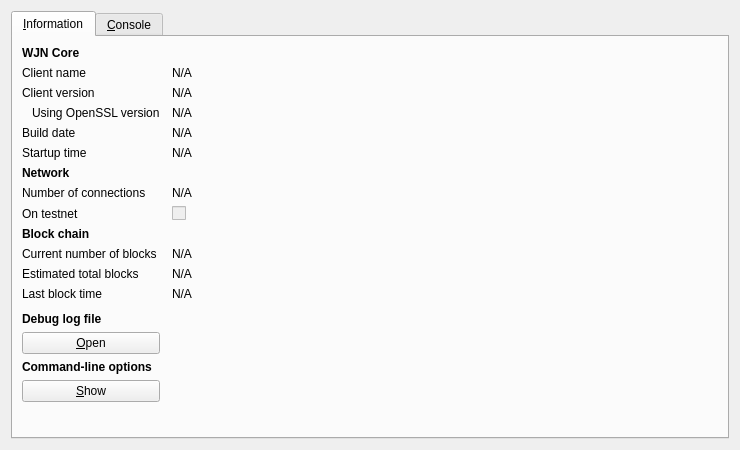
<?xml version="1.0" encoding="UTF-8"?>
<ui version="4.0">
 <class>RPCConsole</class>
 <widget class="QDialog" name="RPCConsole">
  <property name="geometry">
   <rect>
    <x>0</x>
    <y>0</y>
    <width>740</width>
    <height>450</height>
   </rect>
  </property>
  <property name="windowTitle">
   <string>WJN - Debug window</string>
  </property>
  <layout class="QVBoxLayout" name="verticalLayout_2">
   <item>
    <widget class="QTabWidget" name="tabWidget">
     <property name="currentIndex">
      <number>0</number>
     </property>
     <widget class="QWidget" name="tab_info">
      <attribute name="title">
       <string>&amp;Information</string>
      </attribute>
      <layout class="QGridLayout" name="gridLayout" columnstretch="0,1">
       <property name="horizontalSpacing">
        <number>12</number>
       </property>
       <item row="0" column="0">
        <widget class="QLabel" name="label_9">
         <property name="font">
          <font>
           <weight>75</weight>
           <bold>true</bold>
          </font>
         </property>
         <property name="text">
          <string>WJN Core</string>
         </property>
        </widget>
       </item>
       <item row="1" column="0">
        <widget class="QLabel" name="label_5">
         <property name="text">
          <string>Client name</string>
         </property>
        </widget>
       </item>
       <item row="1" column="1">
        <widget class="QLabel" name="clientName">
         <property name="cursor">
          <cursorShape>IBeamCursor</cursorShape>
         </property>
         <property name="text">
          <string>N/A</string>
         </property>
         <property name="textFormat">
          <enum>Qt::PlainText</enum>
         </property>
         <property name="textInteractionFlags">
          <set>Qt::LinksAccessibleByMouse|Qt::TextSelectableByKeyboard|Qt::TextSelectableByMouse</set>
         </property>
        </widget>
       </item>
       <item row="2" column="0">
        <widget class="QLabel" name="label_6">
         <property name="text">
          <string>Client version</string>
         </property>
        </widget>
       </item>
       <item row="2" column="1">
        <widget class="QLabel" name="clientVersion">
         <property name="cursor">
          <cursorShape>IBeamCursor</cursorShape>
         </property>
         <property name="text">
          <string>N/A</string>
         </property>
         <property name="textFormat">
          <enum>Qt::PlainText</enum>
         </property>
         <property name="textInteractionFlags">
          <set>Qt::LinksAccessibleByMouse|Qt::TextSelectableByKeyboard|Qt::TextSelectableByMouse</set>
         </property>
        </widget>
       </item>
       <item row="3" column="0">
        <widget class="QLabel" name="label_14">
         <property name="text">
          <string>Using OpenSSL version</string>
         </property>
         <property name="indent">
          <number>10</number>
         </property>
        </widget>
       </item>
       <item row="3" column="1">
        <widget class="QLabel" name="openSSLVersion">
         <property name="cursor">
          <cursorShape>IBeamCursor</cursorShape>
         </property>
         <property name="text">
          <string>N/A</string>
         </property>
         <property name="textFormat">
          <enum>Qt::PlainText</enum>
         </property>
         <property name="textInteractionFlags">
          <set>Qt::LinksAccessibleByMouse|Qt::TextSelectableByKeyboard|Qt::TextSelectableByMouse</set>
         </property>
        </widget>
       </item>
       <item row="4" column="0">
        <widget class="QLabel" name="label_12">
         <property name="text">
          <string>Build date</string>
         </property>
        </widget>
       </item>
       <item row="4" column="1">
        <widget class="QLabel" name="buildDate">
         <property name="cursor">
          <cursorShape>IBeamCursor</cursorShape>
         </property>
         <property name="text">
          <string>N/A</string>
         </property>
         <property name="textFormat">
          <enum>Qt::PlainText</enum>
         </property>
         <property name="textInteractionFlags">
          <set>Qt::LinksAccessibleByMouse|Qt::TextSelectableByKeyboard|Qt::TextSelectableByMouse</set>
         </property>
        </widget>
       </item>
       <item row="5" column="0">
        <widget class="QLabel" name="label_13">
         <property name="text">
          <string>Startup time</string>
         </property>
        </widget>
       </item>
       <item row="5" column="1">
        <widget class="QLabel" name="startupTime">
         <property name="cursor">
          <cursorShape>IBeamCursor</cursorShape>
         </property>
         <property name="text">
          <string>N/A</string>
         </property>
         <property name="textFormat">
          <enum>Qt::PlainText</enum>
         </property>
         <property name="textInteractionFlags">
          <set>Qt::LinksAccessibleByMouse|Qt::TextSelectableByKeyboard|Qt::TextSelectableByMouse</set>
         </property>
        </widget>
       </item>
       <item row="6" column="0">
        <widget class="QLabel" name="label_11">
         <property name="font">
          <font>
           <weight>75</weight>
           <bold>true</bold>
          </font>
         </property>
         <property name="text">
          <string>Network</string>
         </property>
        </widget>
       </item>
       <item row="7" column="0">
        <widget class="QLabel" name="label_7">
         <property name="text">
          <string>Number of connections</string>
         </property>
        </widget>
       </item>
       <item row="7" column="1">
        <widget class="QLabel" name="numberOfConnections">
         <property name="cursor">
          <cursorShape>IBeamCursor</cursorShape>
         </property>
         <property name="text">
          <string>N/A</string>
         </property>
         <property name="textFormat">
          <enum>Qt::PlainText</enum>
         </property>
         <property name="textInteractionFlags">
          <set>Qt::LinksAccessibleByMouse|Qt::TextSelectableByKeyboard|Qt::TextSelectableByMouse</set>
         </property>
        </widget>
       </item>
       <item row="8" column="0">
        <widget class="QLabel" name="label_8">
         <property name="text">
          <string>On testnet</string>
         </property>
        </widget>
       </item>
       <item row="8" column="1">
        <widget class="QCheckBox" name="isTestNet">
         <property name="enabled">
          <bool>false</bool>
         </property>
         <property name="text">
          <string/>
         </property>
        </widget>
       </item>
       <item row="9" column="0">
        <widget class="QLabel" name="label_10">
         <property name="font">
          <font>
           <weight>75</weight>
           <bold>true</bold>
          </font>
         </property>
         <property name="text">
          <string>Block chain</string>
         </property>
        </widget>
       </item>
       <item row="10" column="0">
        <widget class="QLabel" name="label_3">
         <property name="text">
          <string>Current number of blocks</string>
         </property>
        </widget>
       </item>
       <item row="10" column="1">
        <widget class="QLabel" name="numberOfBlocks">
         <property name="cursor">
          <cursorShape>IBeamCursor</cursorShape>
         </property>
         <property name="text">
          <string>N/A</string>
         </property>
         <property name="textFormat">
          <enum>Qt::PlainText</enum>
         </property>
         <property name="textInteractionFlags">
          <set>Qt::LinksAccessibleByMouse|Qt::TextSelectableByKeyboard|Qt::TextSelectableByMouse</set>
         </property>
        </widget>
       </item>
       <item row="11" column="0">
        <widget class="QLabel" name="label_4">
         <property name="text">
          <string>Estimated total blocks</string>
         </property>
        </widget>
       </item>
       <item row="11" column="1">
        <widget class="QLabel" name="totalBlocks">
         <property name="cursor">
          <cursorShape>IBeamCursor</cursorShape>
         </property>
         <property name="text">
          <string>N/A</string>
         </property>
         <property name="textFormat">
          <enum>Qt::PlainText</enum>
         </property>
         <property name="textInteractionFlags">
          <set>Qt::LinksAccessibleByMouse|Qt::TextSelectableByKeyboard|Qt::TextSelectableByMouse</set>
         </property>
        </widget>
       </item>
       <item row="12" column="0">
        <widget class="QLabel" name="label_2">
         <property name="text">
          <string>Last block time</string>
         </property>
        </widget>
       </item>
       <item row="12" column="1">
        <widget class="QLabel" name="lastBlockTime">
         <property name="cursor">
          <cursorShape>IBeamCursor</cursorShape>
         </property>
         <property name="text">
          <string>N/A</string>
         </property>
         <property name="textFormat">
          <enum>Qt::PlainText</enum>
         </property>
         <property name="textInteractionFlags">
          <set>Qt::LinksAccessibleByMouse|Qt::TextSelectableByKeyboard|Qt::TextSelectableByMouse</set>
         </property>
        </widget>
       </item>
       <item row="13" column="0">
        <spacer name="verticalSpacer_2">
         <property name="orientation">
          <enum>Qt::Vertical</enum>
         </property>
         <property name="sizeHint" stdset="0">
          <size>
           <width>20</width>
           <height>20</height>
          </size>
         </property>
        </spacer>
       </item>
       <item row="14" column="0">
        <widget class="QLabel" name="labelDebugLogfile">
         <property name="font">
          <font>
           <weight>75</weight>
           <bold>true</bold>
          </font>
         </property>
         <property name="text">
          <string>Debug log file</string>
         </property>
        </widget>
       </item>
       <item row="15" column="0">
        <widget class="QPushButton" name="openDebugLogfileButton">
         <property name="toolTip">
          <string>Open the WJN debug log file from the current data directory. This can take a few seconds for large log files.</string>
         </property>
         <property name="text">
          <string>&amp;Open</string>
         </property>
         <property name="autoDefault">
          <bool>false</bool>
         </property>
        </widget>
       </item>
       <item row="16" column="0">
        <widget class="QLabel" name="labelCLOptions">
         <property name="font">
          <font>
           <weight>75</weight>
           <bold>true</bold>
          </font>
         </property>
         <property name="text">
          <string>Command-line options</string>
         </property>
        </widget>
       </item>
       <item row="17" column="0">
        <widget class="QPushButton" name="showCLOptionsButton">
         <property name="toolTip">
          <string>Show the WJN-Qt help message to get a list with possible WJN command-line options.</string>
         </property>
         <property name="text">
          <string>&amp;Show</string>
         </property>
         <property name="autoDefault">
          <bool>false</bool>
         </property>
        </widget>
       </item>
       <item row="18" column="0">
        <spacer name="verticalSpacer">
         <property name="orientation">
          <enum>Qt::Vertical</enum>
         </property>
         <property name="sizeHint" stdset="0">
          <size>
           <width>20</width>
           <height>40</height>
          </size>
         </property>
        </spacer>
       </item>
      </layout>
     </widget>
     <widget class="QWidget" name="tab_console">
      <attribute name="title">
       <string>&amp;Console</string>
      </attribute>
      <layout class="QVBoxLayout" name="verticalLayout_3">
       <property name="spacing">
        <number>3</number>
       </property>
       <item>
        <widget class="QTextEdit" name="messagesWidget">
         <property name="minimumSize">
          <size>
           <width>0</width>
           <height>100</height>
          </size>
         </property>
         <property name="readOnly">
          <bool>true</bool>
         </property>
         <property name="tabKeyNavigation" stdset="0">
          <bool>false</bool>
         </property>
         <property name="columnCount" stdset="0">
          <number>2</number>
         </property>
        </widget>
       </item>
       <item>
        <layout class="QHBoxLayout" name="horizontalLayout">
         <property name="spacing">
          <number>3</number>
         </property>
         <item>
          <widget class="QLabel" name="label">
           <property name="text">
            <string notr="true">&gt;</string>
           </property>
          </widget>
         </item>
         <item>
          <widget class="QLineEdit" name="lineEdit"/>
         </item>
         <item>
          <widget class="QPushButton" name="clearButton">
           <property name="maximumSize">
            <size>
             <width>24</width>
             <height>24</height>
            </size>
           </property>
           <property name="toolTip">
            <string>Clear console</string>
           </property>
           <property name="text">
            <string/>
           </property>
           <property name="icon">
            <iconset resource="../bitcoin.qrc">
             <normaloff>:/icons/remove</normaloff>:/icons/remove</iconset>
           </property>
           <property name="shortcut">
            <string notr="true">Ctrl+L</string>
           </property>
           <property name="autoDefault">
            <bool>false</bool>
           </property>
          </widget>
         </item>
        </layout>
       </item>
      </layout>
     </widget>
    </widget>
   </item>
  </layout>
 </widget>
 <resources>
  <include location="../bitcoin.qrc"/>
 </resources>
 <connections/>
</ui>
